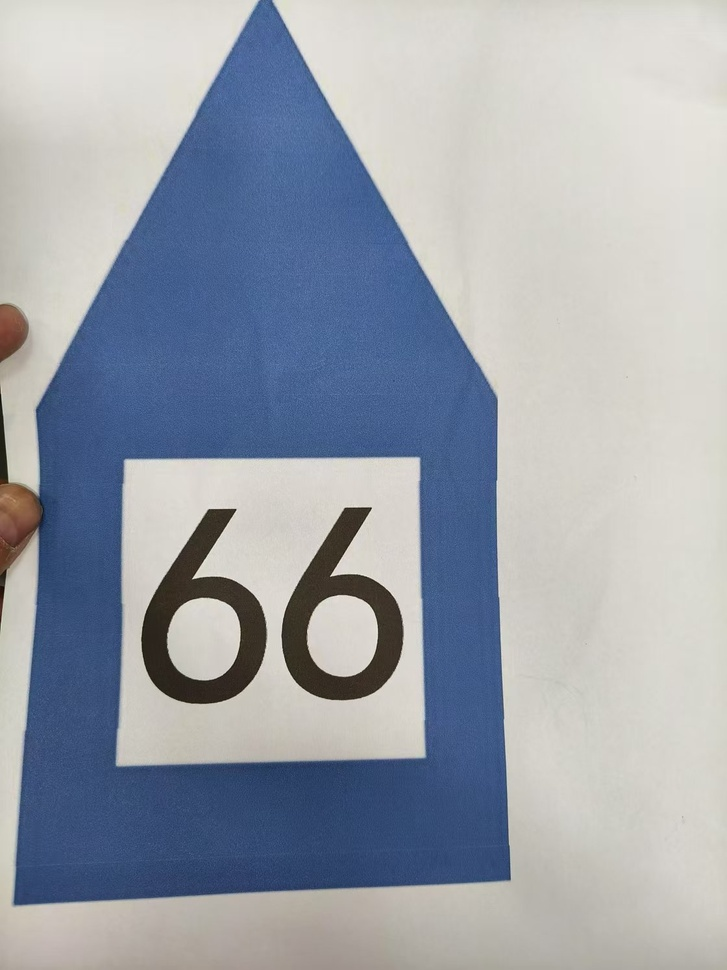
#> input picture python/entry_test/tar_1.jpg, 727 x 970 px, shrunk from 1120 x 1494 before the run, given in place of the camera
$ python dP_camera.py
#> lines starting #> are read from the running program, lines starting #| are printed output that depends on the picture; after the words box and inside, x2 and y2 are one past the last pixel; in counts of white or black regions, pixels touching at a corner belong together
import cv2 as cv
import numpy as np

# 初始化摄像头
cap = cv.VideoCapture(0)

# 定义蓝色的 HSV 阈值
lower_blue = np.array([100, 50, 90])
upper_blue = np.array([140, 200, 250])

while True:
    # 读取一帧
    ret, frame = cap.read()
#> frame is the input picture: shape (970, 727, 3); mean B, G, R 171.6, 161.8, 155.7
    if not ret:
        print("Failed to grab frame")
        break

    # 将 BGR 图像转换为 HSV 图像
    hsv = cv.cvtColor(frame, cv.COLOR_BGR2HSV)
#> hsv: shape (970, 727, 3); mean H, S, V 51.4, 55.8, 178.9

    # 创建蓝色的掩码
    mask = cv.inRange(hsv, lower_blue, upper_blue)
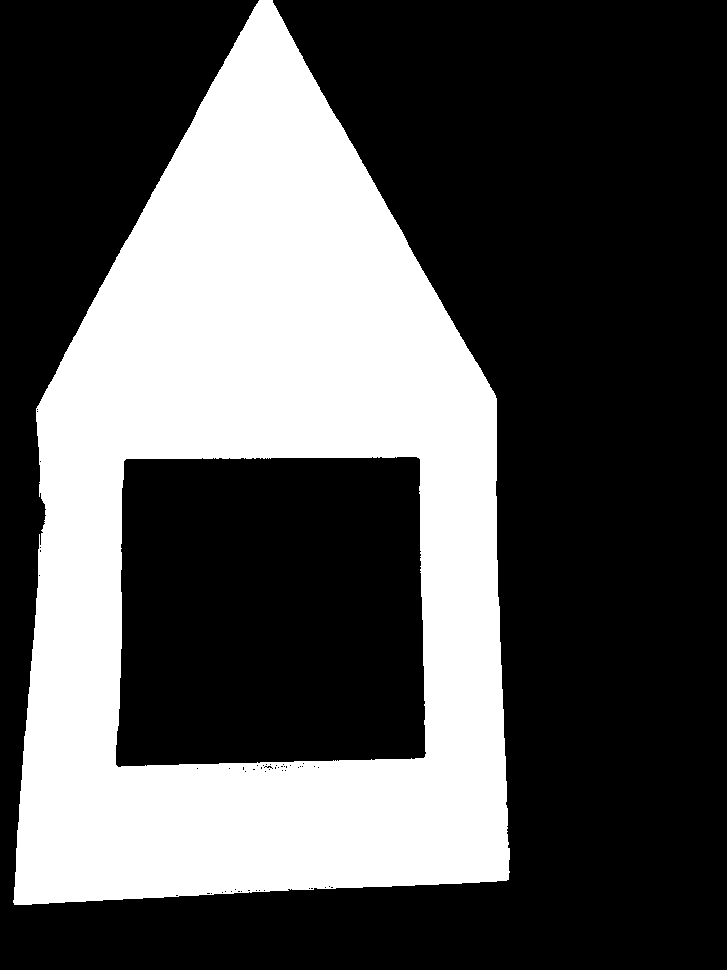
#> mask: shape (970, 727); 33.3% white; 1 white region, box (x1, y1, x2, y2) and area: (13, 0, 510, 905) 234517

    # 对原图像和掩码进行位运算
    res = cv.bitwise_and(frame, frame, mask=mask)
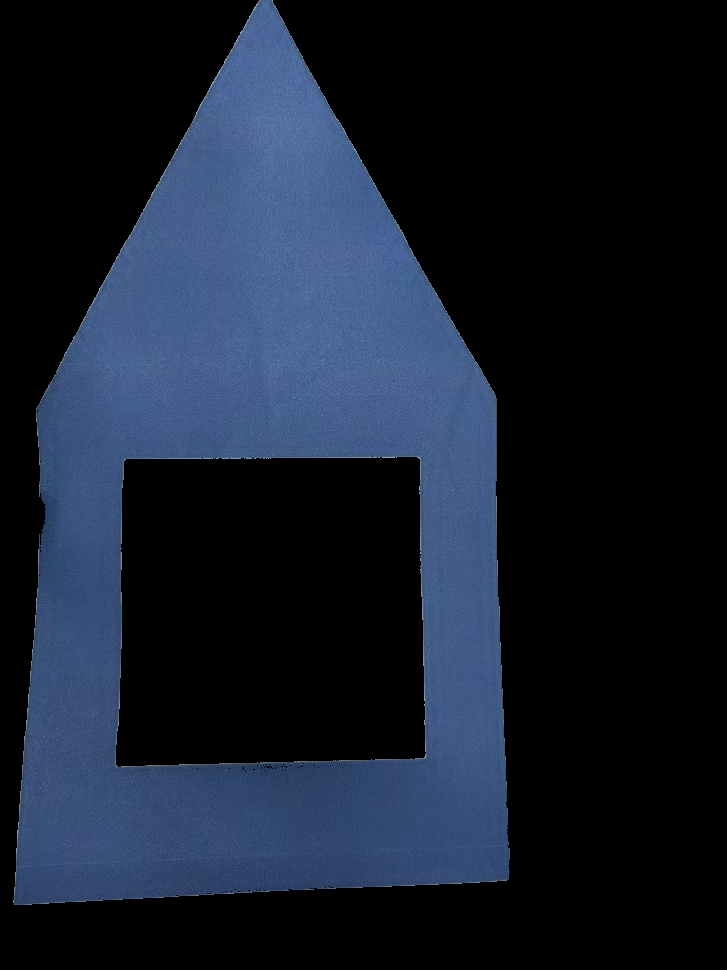
#> res: shape (970, 727, 3); mean B, G, R 44.2, 29.6, 21.2

    # 应用 Canny 边缘检测
    edges = cv.Canny(mask, 100, 200)
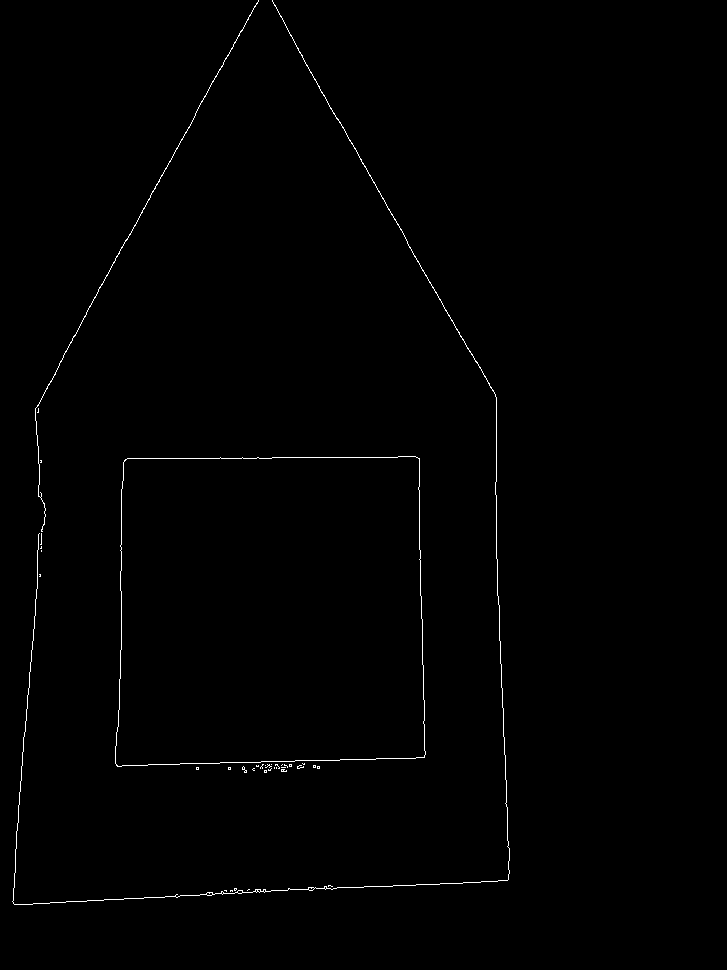
#> edges: shape (970, 727); 0.55% white in thin lines or dots, all inside (x1, y1, x2, y2) = (12, 0, 510, 905)

    # 将边缘图与原图合并，以便在原图上显示边缘
    edges_bgr = cv.cvtColor(edges, cv.COLOR_GRAY2BGR)
    result_with_edges = cv.addWeighted(frame, 1, edges_bgr, 1, 0)

    # 查找轮廓
    contours, _ = cv.findContours(mask, cv.RETR_EXTERNAL, cv.CHAIN_APPROX_SIMPLE)
#> contours = 1 contour; box (x1, y1, x2, y2) and area: (13, 0, 510, 905) 324942

    # 绘制每个轮廓的重心
    for contour in contours:
        # 计算轮廓的矩
        M = cv.moments(contour)
        if M["m00"] != 0:
            # 计算重心
            cX = int(M["m10"] / M["m00"])
            cY = int(M["m01"] / M["m00"])
            # 在原图上绘制重心
            cv.circle(result_with_edges, (cX, cY), 5, (255, 255, 255), -1)
#> this loop made 1 pass
#> (cX, cY) on pass 1: (264, 538)
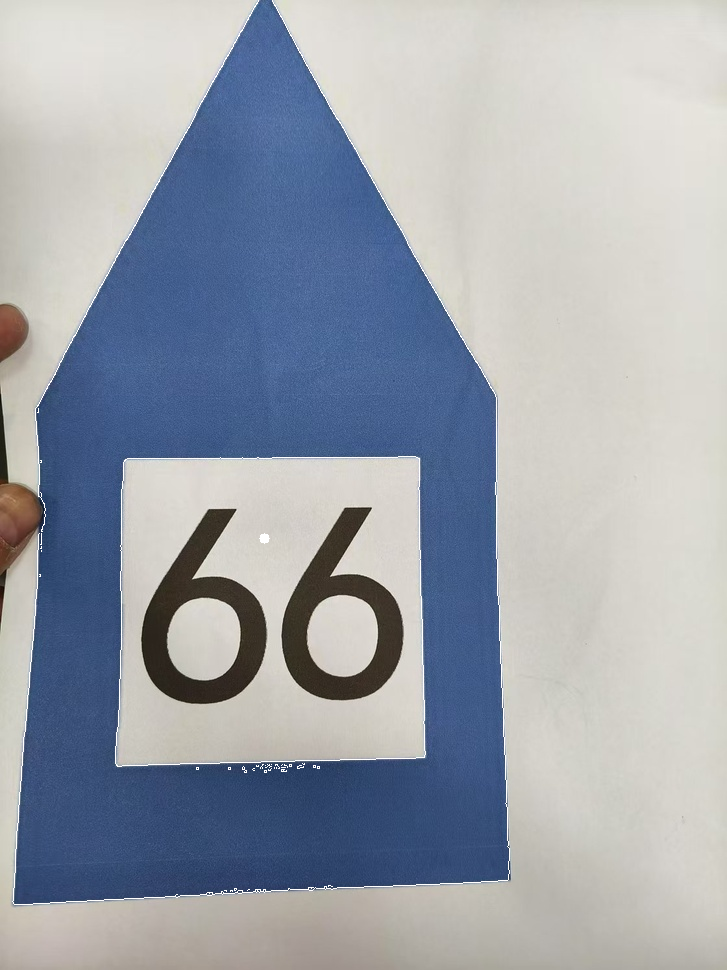
#> result_with_edges: shape (970, 727, 3); mean B, G, R 172.2, 162.5, 156.5

    # 显示结果
    cv.imshow('Original', frame)
    cv.imshow('Mask', mask)
    cv.imshow('Result', res)
    cv.imshow('Edges', edges)
    cv.imshow('Result with Edges and Centers', result_with_edges)

    # 按 'q' 键退出
    if cv.waitKey(1) & 0xFF == ord('q'):
#> (key q is pressed here)
        break

# 释放摄像头资源
cap.release()
cv.destroyAllWindows()

$ run again, on python/entry_test/tar_2.jpg
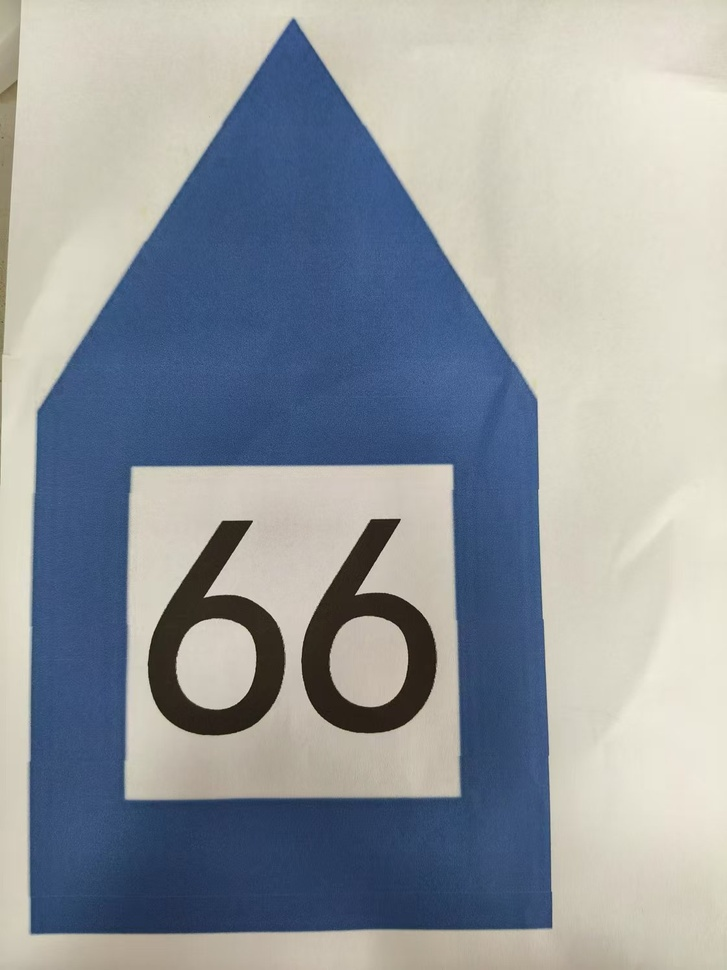
#> input picture python/entry_test/tar_2.jpg, 727 x 970 px, shrunk from 1120 x 1494 before the run, given in place of the camera
#> frame is the input picture: shape (970, 727, 3); mean B, G, R 159, 154.2, 148.5
#> hsv: shape (970, 727, 3); mean H, S, V 54.6, 68.2, 171.7
#> `mask = cv.inRange(hsv, lower_blue, upper_blue)`:
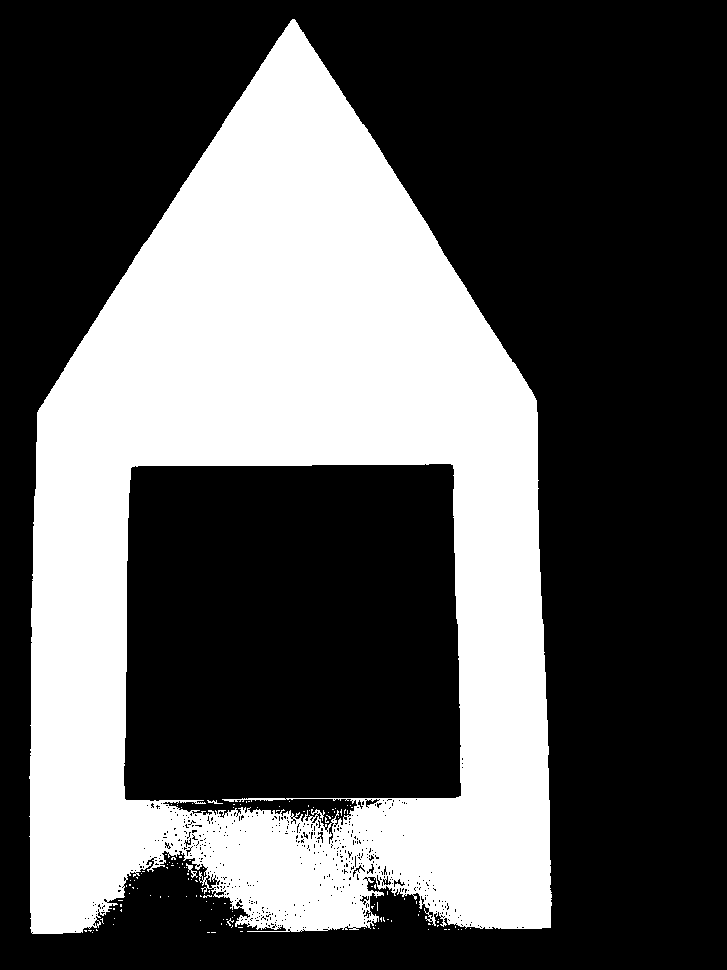
#> mask: shape (970, 727); 34.5% white; 130 white regions (127 under 20 px), largest, box (x1, y1, x2, y2) and area: (29, 19, 552, 934) 243000, (186, 863, 198, 878) 55, (207, 800, 223, 804) 28
#> edges: shape (970, 727); 1.3% white in thin lines or dots, all inside (x1, y1, x2, y2) = (28, 18, 552, 934)
#> contours = 98 contours, 96 with area under 20; largest, box (x1, y1, x2, y2) and area: (29, 19, 552, 934) 355643, (186, 863, 198, 878) 33
#> the loop `for contour in contours:` made 98 passes
#> (contour, cX, cY) on passes 6, 7, 13, 17, 20, 25, 27: ([[88, 930], [89, 930], [90, 931], [91, 930]], 90, 930), ([[84, 930], [85, 931], [86, 931], [86, 930]], 85, 930), ([[96, 929], [96, 930], [97, 930]], 96, 929), ([[373, 927], [373, 928], [374, 928]], 373, 927), ([[437, 925], [437, 926], [438, 925]], 437, 925), ([[428, 923], [428, 924], [430, 924], [429, 923]], 428, 923), ([[437, 921], [437, 922], [438, 922], [438, 921]], 437, 921)
#> after the loop `for contour in contours:`:
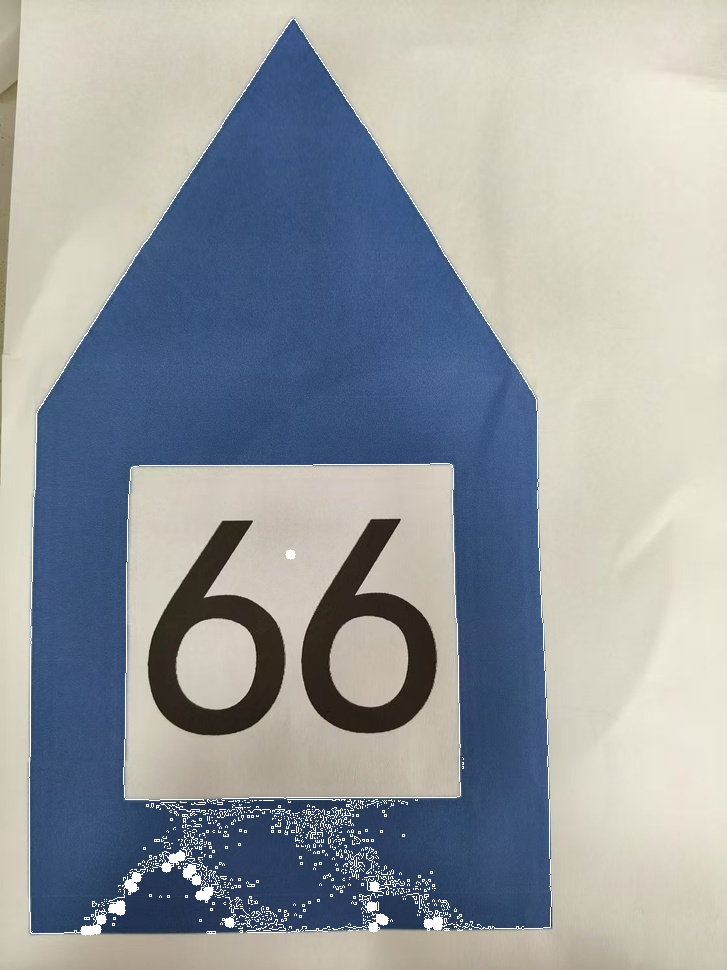
#> result_with_edges: shape (970, 727, 3); mean B, G, R 161.1, 156.7, 151.2

$ run again, on python/entry_test/tar_3.jpg
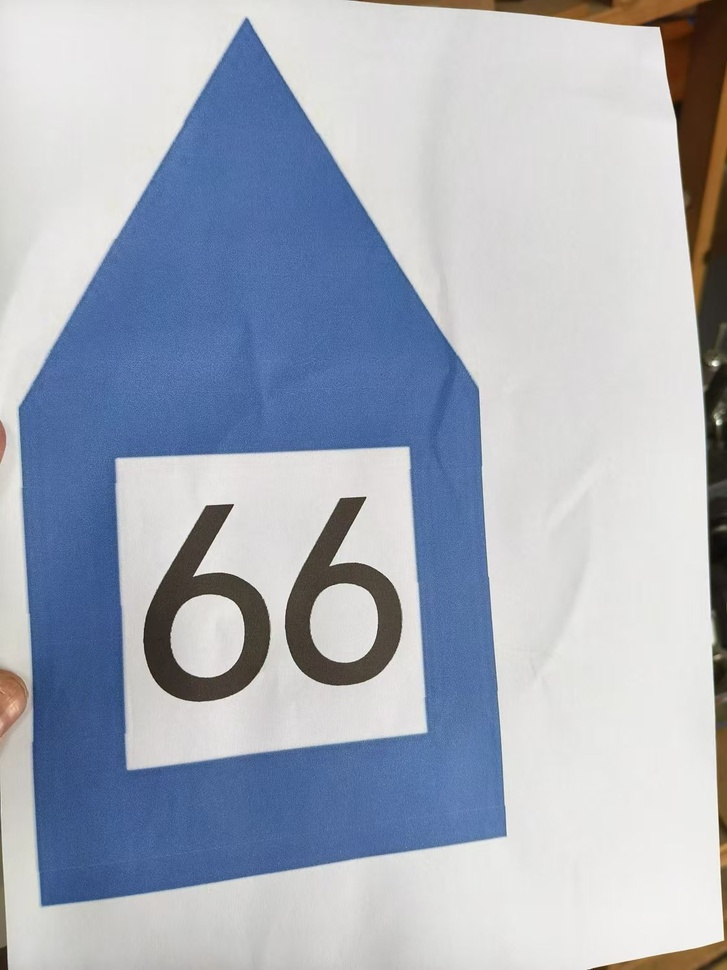
#> input picture python/entry_test/tar_3.jpg, 727 x 970 px, shrunk from 1120 x 1494 before the run, given in place of the camera
#> frame is the input picture: shape (970, 727, 3); mean B, G, R 187.3, 173.8, 166.4
#> hsv: shape (970, 727, 3); mean H, S, V 62.8, 51.7, 191.8
#> `mask = cv.inRange(hsv, lower_blue, upper_blue)`:
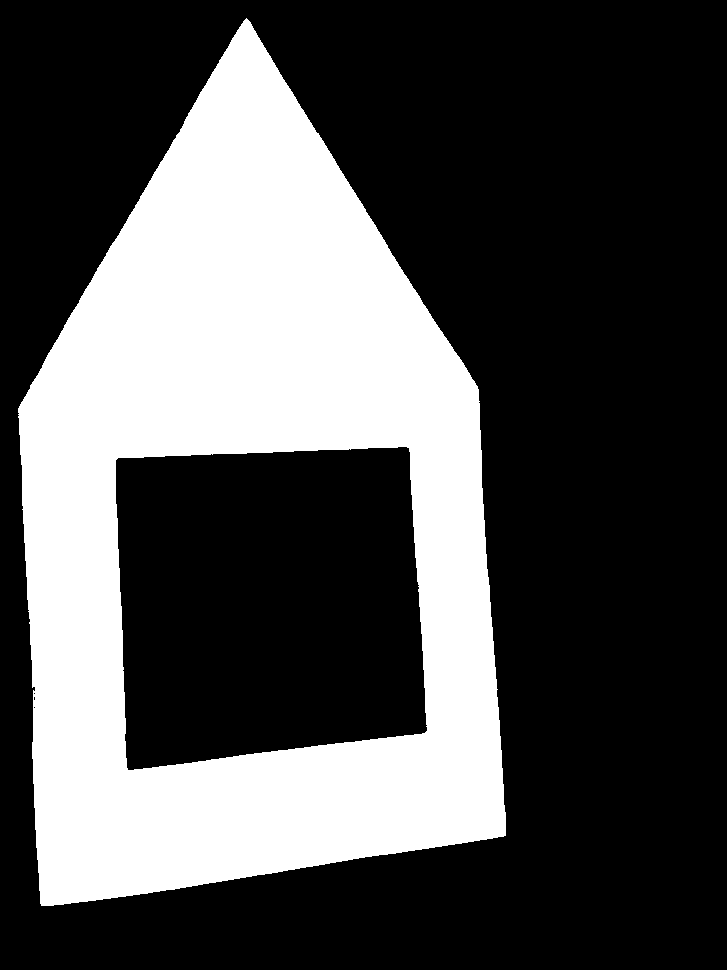
#> mask: shape (970, 727); 31.1% white; 1 white region, box (x1, y1, x2, y2) and area: (18, 18, 506, 906) 219443
#> edges: shape (970, 727); 0.5% white in thin lines or dots, all inside (x1, y1, x2, y2) = (17, 18, 506, 906)
#> contours = 1 contour; box (x1, y1, x2, y2) and area: (18, 18, 506, 906) 307251
#> the loop `for contour in contours:` made 1 pass
#> (cX, cY) on pass 1: (253, 532)
#> after the loop `for contour in contours:`:
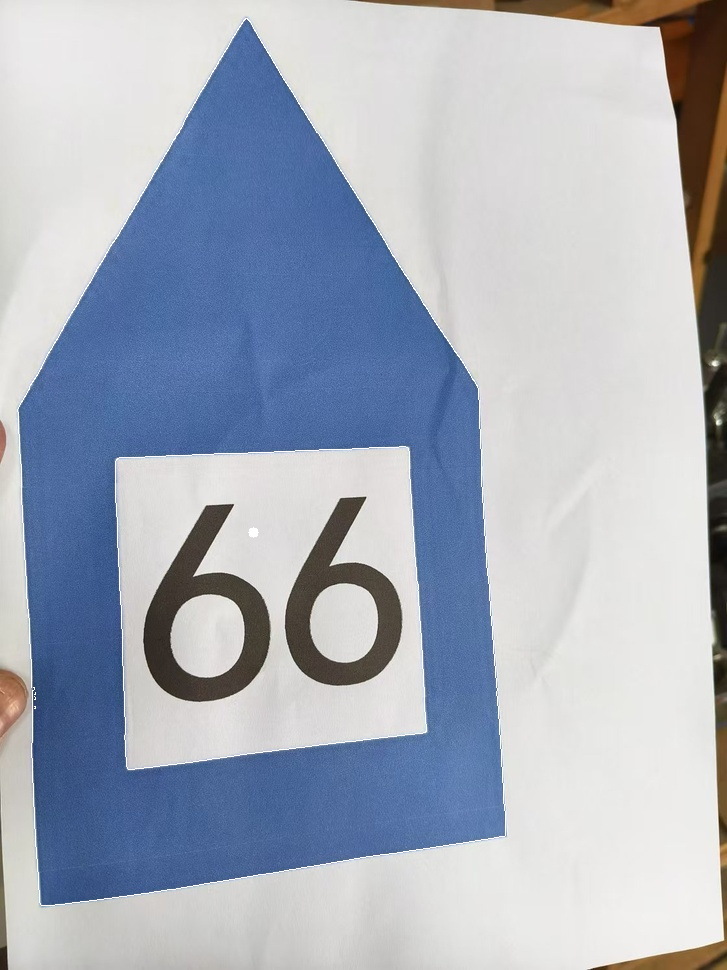
#> result_with_edges: shape (970, 727, 3); mean B, G, R 187.6, 174.3, 166.9
